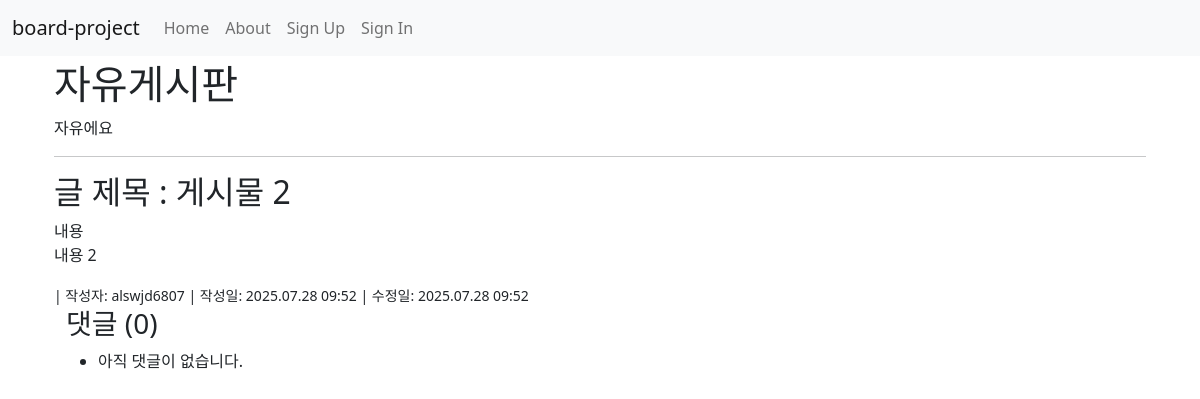
The page /boards/articles/18/ on the database as committed earlier.
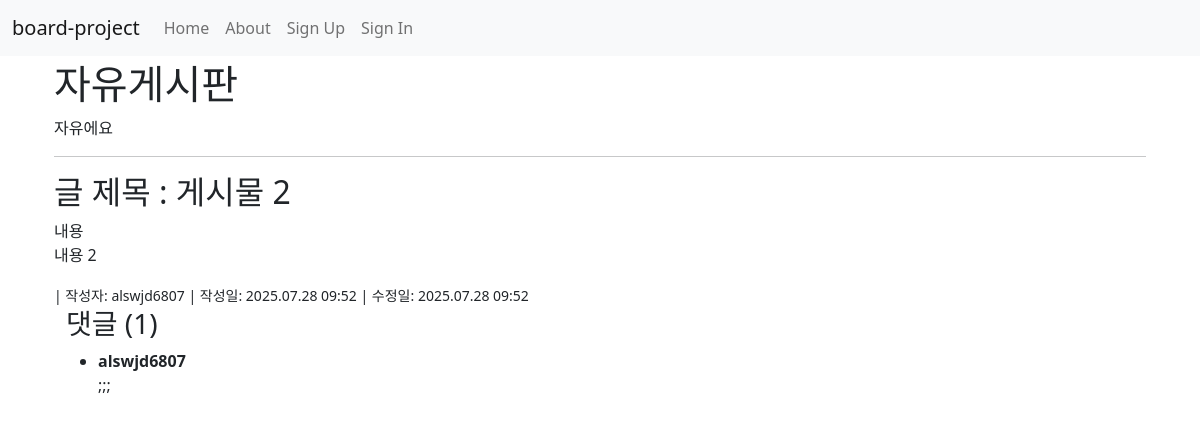
The same page on the database as committed later.
### board_project/boards/models.py (models this page shows, shortened)
class Article(models.Model):
    title: str = models.CharField(max_length=100)
    content: str = models.TextField()
    board: Board = models.ForeignKey(
        Board,
        on_delete=models.PROTECT,
        related_name="articles",
    )
    author: "User" = models.ForeignKey(
        settings.AUTH_USER_MODEL, on_delete=models.CASCADE, related_name="articles"
    )
    created_at: datetime = models.DateTimeField(auto_now_add=True)
    modified_at: datetime = models.DateTimeField(auto_now=True)

class Board(models.Model):
    name: str = models.CharField(max_length=100)
    description: str = models.TextField()

class Comment(models.Model):
    article: Article = models.ForeignKey(
        Article, on_delete=models.CASCADE, related_name="comments"
    )
    author: "User" = models.ForeignKey(
        settings.AUTH_USER_MODEL, on_delete=models.CASCADE, related_name="comments"
    )
    content: str = models.TextField()
    created_at: datetime = models.DateTimeField(auto_now_add=True)
    modified_at: datetime = models.DateTimeField(auto_now=True)

### board_project/users/models.py (models this page shows, shortened)
class User(AbstractUser):
    name = CharField(_("Name of User"), blank=True, max_length=255)
    first_name = None  # type: ignore[assignment]
    last_name = None  # type: ignore[assignment]

### board_project/boards/views.py (the view)
class ArticleDetailView(DetailView):
    model: Article = Article
    template_name: str = "boards/article_detail.html"
    context_object_name: str = "article"
    def get_context_data(self, **kwargs: Any) -> Dict[str, Any]:
        context = super().get_context_data(**kwargs)
        context["form"] = CommentForm()
        return context

### board_project/users/context_processors.py (called while the page is built)
def allauth_settings(request):
    return {
        "ACCOUNT_ALLOW_REGISTRATION": settings.ACCOUNT_ALLOW_REGISTRATION,
    }

### board_project/templates/boards/article_detail.html (shortened to what this page needs)
{% extends "base.html" %}
{% load crispy_forms_tags %}
{% block content %}
  <div class="container">
    <h1>{{ article.board.name }}</h1>
    <p>{{ article.board.description }}</p>
    <hr>
    <h2>글 제목 : {{ article.title }}</h2>
    <div>내용</div>
    <p>{{ article.content }}</p>
    <small>| 작성자: {{ article.author.username }} | 작성일: {{ article.created_at|date:"Y.m.d H:i" }} |
      수정일: {{ article.modified_at|date:"Y.m.d H:i" }}</small>
    <div class="container">
      <h3>댓글 ({{ article.comments.count }})</h3>
      <ul>
        {% for comment in article.comments.all %}
          <li>
            <strong>{{ comment.author.username }}</strong>
            <p id="comment-content-{{ comment.pk }}">{{ comment.content|linebreaksbr }}</p>
          </li>
        {% empty %}
          <li>아직 댓글이 없습니다.</li>
        {% endfor %}
      </ul>
    </div>
  </div>
{% endblock content %}

Rows that differ between the two databases and show on the page:
computed for Article "게시물 2": comments.count "0" → "1"
added Comment: author.username "alswjd6807", content ";;;"
Other text that changed with them:
text no longer shown: "아직 댓글이 없습니다."
